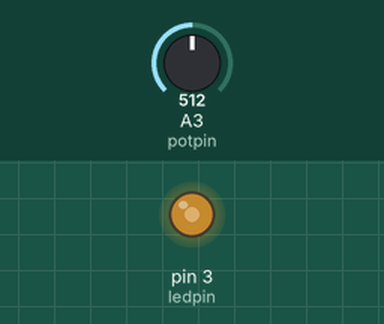
The sketch below on a simulated Arduino Uno, built with avr-gcc and run on an emulated ATmega328P. Parts: output pins drawn as LEDs (lit = HIGH). Inputs (shaded band) come from the test bench; at power-on: A3 (potpin) = 512.

Above: at 1.2 s.
1.3 s: A3 (potpin) set to 716
At 2.4 s:
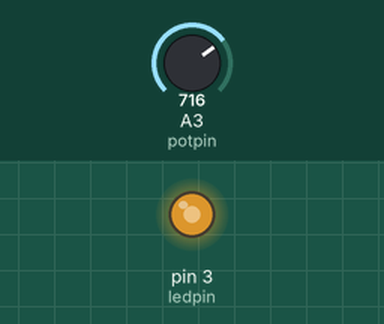
2.8 s: A3 (potpin) set to 900
At 3.8 s:
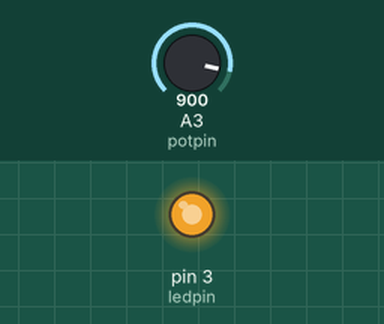
4.3 s: A3 (potpin) set to 122
At 4.7 s:
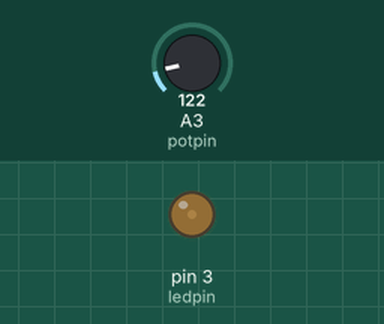
5.8 s: A3 (potpin) set to 0
At 6.1 s:
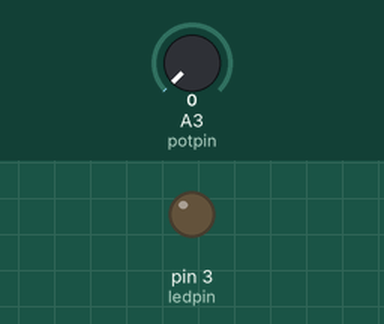
Timing chart, 0 to 8.3 s (numbered marks = the images above; inputs shaded):
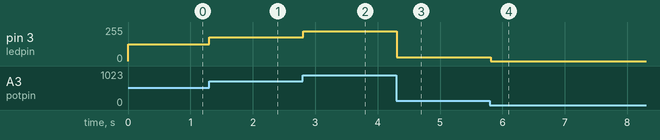

Measured:
- after the input at 1.3 s, pin 3 (ledpin): 127/255 → 177/255 at once
- after the input at 2.8 s, pin 3 (ledpin): 177/255 → 223/255 at once
- after the input at 4.3 s, pin 3 (ledpin): 223/255 → 30/255 at once
- after the input at 5.8 s, pin 3 (ledpin): 30/255 → 0/255 at once

The sketch:

AnalogInputOutput.ino
```cpp
// Controlling the modulation of an LED using a potentiometer (variable resistor)

int ledpin = 3;                           // light connected to digital pin 9
int potpin = 3;                           // analog pin used to connect the potentiometer
int val;                                  // variable to read the value from the analog pin

void setup()
{
  // nothing for setup
}

void loop()
{
  val = analogRead(potpin);               // reads the value of the potentiometer (value between 0 and 1023)
  val = map(val, 0, 1023, 0, 254);        // scale it to use it with the LED (value between 0 and 255)
  analogWrite(ledpin, val);
  delay(10);
}
```
